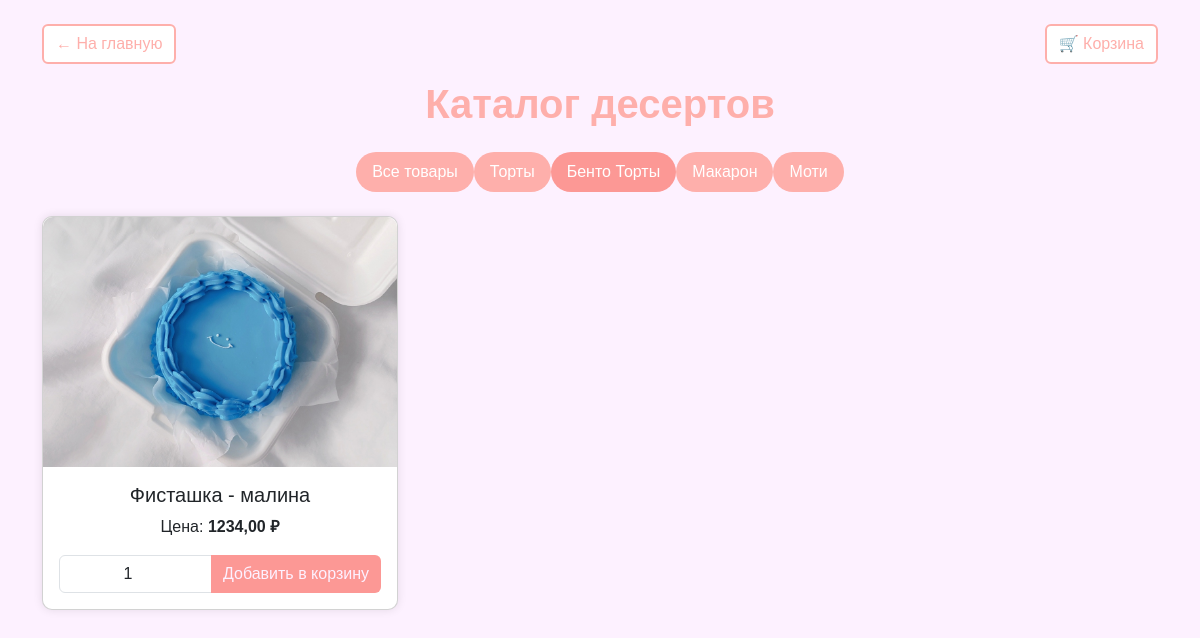
/bento-torty/, run on an earlier commit of the app's database.
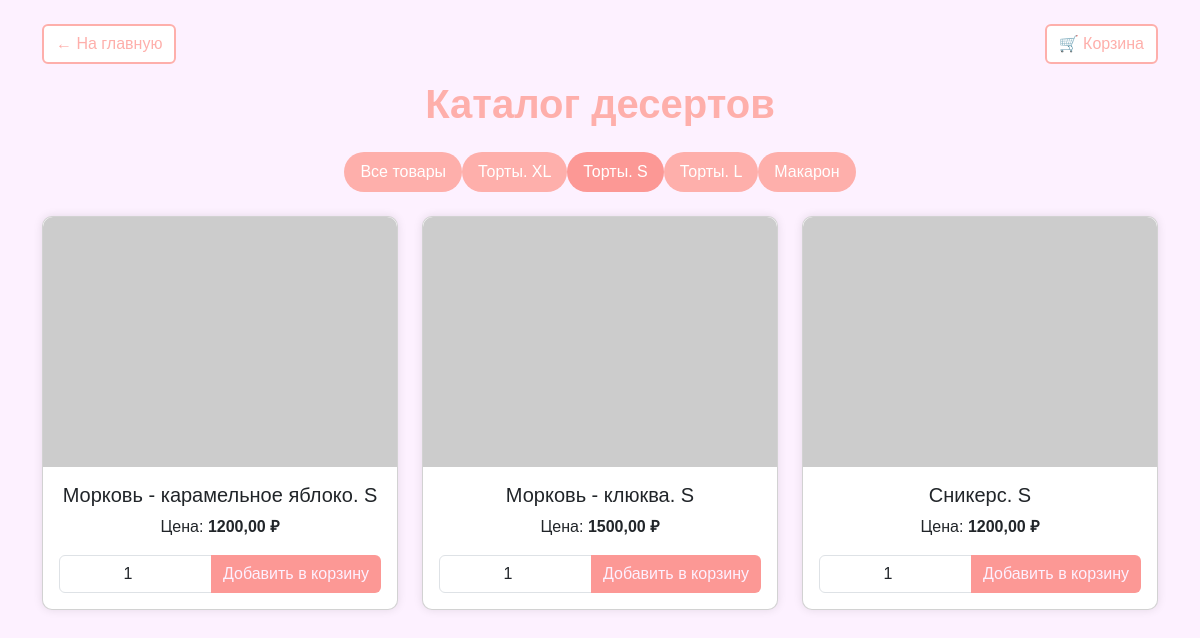
And on a later commit of the database.
### shop/models.py (models this page shows, shortened)
class Category(models.Model):
    name = models.CharField(max_length=100, unique=True, verbose_name="Название")
    slug = models.SlugField(max_length=100, unique=True, verbose_name="URL")
    class Meta:
        verbose_name = "Категория"
        verbose_name_plural = "Категории"

class Product(models.Model):
    category = models.ForeignKey(
        Category,
        on_delete=models.CASCADE,
        related_name="products",
        verbose_name="Категория",
    )
    name = models.CharField(max_length=150, verbose_name="Название")
    slug = models.SlugField(max_length=150, unique=True, verbose_name="URL")
    description = models.TextField(blank=True, verbose_name="Описание")
    price = models.DecimalField(max_digits=8, decimal_places=2, verbose_name="Цена")
    image = models.ImageField(
        upload_to="products/", blank=True, verbose_name="Изображение"
    )
    min_order_quantity = models.PositiveIntegerField(
        default=1, verbose_name="Минимальное количество для заказа"
    )
    created_at = models.DateTimeField(auto_now_add=True, verbose_name="Дата добавления")
    class Meta:
        verbose_name = "Товар"
        verbose_name_plural = "Товары"
        ordering = ["-created_at"]

### shop/views.py (the view)
# urls.py: path("<slug:category_slug>/", product_list, name="product_list_by_category"),
def product_list(request, category_slug=None):
    category = None
    categories = Category.objects.all()
    products = Product.objects.all()
    if category_slug:
        category = get_object_or_404(Category, slug=category_slug)
        products = products.filter(category=category)
    return render(
        request,
        "shop/product_list.html",
        {
            "category": category,
            "categories": categories,
            "products": products,
        },
    )

### shop/templates/shop/product_list.html (shortened to what this page needs)
<!DOCTYPE html>
<html lang="ru">
<head>
    <link href="https://cdn.jsdelivr.net/npm/bootstrap@5.3.0/dist/css/bootstrap.min.css" rel="stylesheet">
</head>
<body class="container mt-4">
    <div class="d-flex justify-content-between">
        <a href="{% url 'home' %}" class="btn btn-secondary mb-3">← На главную</a>
        <a href="{% url 'cart_detail' %}" class="btn btn-secondary mb-3 ms-auto">🛒 Корзина</a>
    </div>
    <h1 class="mb-4">Каталог десертов</h1>
    <ul class="nav nav-pills justify-content-center mb-4">
        <li class="nav-item">
            <a class="nav-link {% if not category %}active{% endif %}" href="{% url 'product_list' %}">Все товары</a>
        </li>
        {% for c in categories %}
            <li class="nav-item">
                <a class="nav-link {% if category == c %}active{% endif %}"
                   href="{% url 'product_list_by_category' category_slug=c.slug %}">
                    {{ c.name }}
                </a>
            </li>
        {% endfor %}
    </ul>
    <div class="row">
        {% for product in products %}
            <div class="col-md-4 mb-4">
                <div class="card">
                    {% if product.image %}
                        <img src="{{ product.image.url }}" class="card-img-top" alt="{{ product.name }}">
                    {% else %}
                        <img src="https://via.placeholder.com/300" class="card-img-top" alt="Нет фото">
                    {% endif %}
                    <div class="card-body text-center">
                        <h5 class="card-title">
                            <a href="{% url 'product_detail' product_slug=product.slug %}" class="text-decoration-none text-dark">
                                {{ product.name }}
                            </a>
                        </h5>
                        <p class="card-text">Цена: <strong>{{ product.price }} ₽</strong></p>
                        <form action="{% url 'cart_add' product.id %}" method="post" class="add-to-cart-form">
                            <div class="input-group">
                                <input type="number" name="quantity" class="form-control text-center"
                                       min="{{ product.min_order_quantity }}"
                                       value="{{ product.min_order_quantity }}"
                                       required>
                                <button type="submit" class="btn btn-cart">Добавить в корзину</button>
                            </div>
                        </form>
                    </div>
                </div>
            </div>
        {% empty %}
            <p class="text-center">Товаров пока нет.</p>
        {% endfor %}
    </div>
</body>
</html>

What changed in the data, as far as the page shows it:
removed Category: name "Моти"
removed Product: image (picture), name "Фисташка - малина", price "1234,00", quantity "1"
changed Category: name "Торты" → "Торты. XL"
changed Category: name "Бенто Торты" → "Торты. S"
added Category: name "Торты. L"
added Product: name "Морковь - карамельное яблоко. S", price "1200,00", quantity "1"
added Product: name "Морковь - клюква. S", price "1500,00", quantity "1"
added Product: name "Сникерс. S", price "1200,00", quantity "1"
